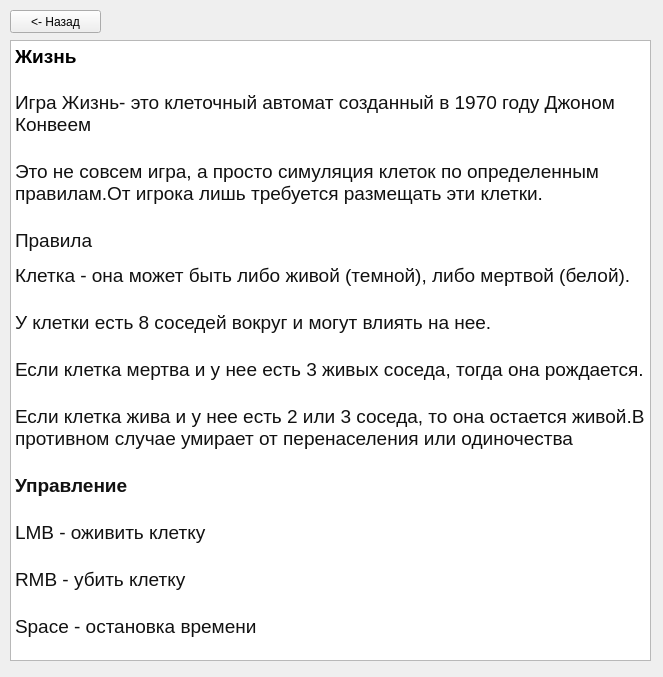
<?xml version="1.0" encoding="UTF-8"?>
<ui version="4.0">
 <class>Form</class>
 <widget class="QWidget" name="Form">
  <property name="geometry">
   <rect>
    <x>0</x>
    <y>0</y>
    <width>663</width>
    <height>677</height>
   </rect>
  </property>
  <property name="windowTitle">
   <string>Form</string>
  </property>
  <widget class="QTextBrowser" name="textBrowser">
   <property name="geometry">
    <rect>
     <x>10</x>
     <y>40</y>
     <width>641</width>
     <height>621</height>
    </rect>
   </property>
   <property name="html">
    <string>&lt;!DOCTYPE HTML PUBLIC &quot;-//W3C//DTD HTML 4.0//EN&quot; &quot;http://www.w3.org/TR/REC-html40/strict.dtd&quot;&gt;
&lt;html&gt;&lt;head&gt;&lt;meta name=&quot;qrichtext&quot; content=&quot;1&quot; /&gt;&lt;style type=&quot;text/css&quot;&gt;
p, li { white-space: pre-wrap; }
&lt;/style&gt;&lt;/head&gt;&lt;body style=&quot; font-family:'MS Shell Dlg 2'; font-size:8.25pt; font-weight:400; font-style:normal;&quot;&gt;
&lt;p style=&quot; margin-top:0px; margin-bottom:0px; margin-left:0px; margin-right:0px; -qt-block-indent:0; text-indent:0px; background-color:#ffffff;&quot;&gt;&lt;span style=&quot; font-size:14pt; font-weight:600; background-color:#ffffff;&quot;&gt;Жизнь&lt;/span&gt;&lt;/p&gt;
&lt;p style=&quot;-qt-paragraph-type:empty; margin-top:0px; margin-bottom:0px; margin-left:0px; margin-right:0px; -qt-block-indent:0; text-indent:0px; font-size:14pt; background-color:#ffffff;&quot;&gt;&lt;br /&gt;&lt;/p&gt;
&lt;p style=&quot; margin-top:0px; margin-bottom:0px; margin-left:0px; margin-right:0px; -qt-block-indent:0; text-indent:0px; background-color:#ffffff;&quot;&gt;&lt;span style=&quot; font-family:'-apple-system,BlinkMacSystemFont,Arial,sans-serif'; font-size:14pt; color:#111111;&quot;&gt;Игра Жизнь- это клеточный автомат созданный в 1970 году Джоном Конвеем&lt;/span&gt;&lt;/p&gt;
&lt;p style=&quot; margin-top:24px; margin-bottom:0px; margin-left:0px; margin-right:0px; -qt-block-indent:0; text-indent:0px; background-color:#ffffff;&quot;&gt;&lt;span style=&quot; font-family:'-apple-system,BlinkMacSystemFont,Arial,sans-serif'; font-size:14pt; color:#111111; background-color:#ffffff;&quot;&gt;Это не совсем игра, а просто симуляция клеток по определенным правилам.От игрока лишь требуется размещать эти клетки.&lt;/span&gt;&lt;/p&gt;
&lt;p style=&quot; margin-top:24px; margin-bottom:0px; margin-left:0px; margin-right:0px; -qt-block-indent:0; text-indent:0px; background-color:#ffffff;&quot;&gt;&lt;span style=&quot; font-family:'Fira Sans,sans-serif'; font-size:14pt; font-weight:496; color:#111111; background-color:#ffffff;&quot;&gt;Правила&lt;/span&gt;&lt;/p&gt;
&lt;p style=&quot; margin-top:12px; margin-bottom:0px; margin-left:0px; margin-right:0px; -qt-block-indent:0; text-indent:0px; background-color:#ffffff;&quot;&gt;&lt;span style=&quot; font-family:'-apple-system,BlinkMacSystemFont,Arial,sans-serif'; font-size:14pt; color:#111111; background-color:#ffffff;&quot;&gt;Клетка - она может быть либо живой (темной), либо мертвой (белой).&lt;/span&gt;&lt;/p&gt;
&lt;p style=&quot; margin-top:24px; margin-bottom:0px; margin-left:0px; margin-right:0px; -qt-block-indent:0; text-indent:0px; background-color:#ffffff;&quot;&gt;&lt;span style=&quot; font-family:'-apple-system,BlinkMacSystemFont,Arial,sans-serif'; font-size:14pt; color:#111111; background-color:#ffffff;&quot;&gt;У клетки есть 8 соседей вокруг и могут влиять на нее.&lt;/span&gt;&lt;/p&gt;
&lt;p style=&quot; margin-top:24px; margin-bottom:0px; margin-left:0px; margin-right:0px; -qt-block-indent:0; text-indent:0px; background-color:#ffffff;&quot;&gt;&lt;span style=&quot; font-family:'-apple-system,BlinkMacSystemFont,Arial,sans-serif'; font-size:14pt; color:#111111; background-color:#ffffff;&quot;&gt;Если клетка мертва и у нее есть 3 живых соседа, тогда она рождается.&lt;/span&gt;&lt;/p&gt;
&lt;p style=&quot; margin-top:24px; margin-bottom:0px; margin-left:0px; margin-right:0px; -qt-block-indent:0; text-indent:0px; background-color:#ffffff;&quot;&gt;&lt;span style=&quot; font-family:'-apple-system,BlinkMacSystemFont,Arial,sans-serif'; font-size:14pt; color:#111111; background-color:#ffffff;&quot;&gt;Если клетка жива и у нее есть 2 или 3 соседа, то она остается живой.В противном случае умирает от перенаселения или одиночества&lt;/span&gt;&lt;/p&gt;
&lt;p style=&quot; margin-top:24px; margin-bottom:0px; margin-left:0px; margin-right:0px; -qt-block-indent:0; text-indent:0px; background-color:#ffffff;&quot;&gt;&lt;span style=&quot; font-family:'-apple-system,BlinkMacSystemFont,Arial,sans-serif'; font-size:14pt; font-weight:600; color:#111111; background-color:#ffffff;&quot;&gt;Управление&lt;/span&gt;&lt;/p&gt;
&lt;p style=&quot; margin-top:24px; margin-bottom:0px; margin-left:0px; margin-right:0px; -qt-block-indent:0; text-indent:0px; background-color:#ffffff;&quot;&gt;&lt;span style=&quot; font-family:'-apple-system,BlinkMacSystemFont,Arial,sans-serif'; font-size:14pt; color:#111111; background-color:#ffffff;&quot;&gt;LMB - оживить клетку&lt;/span&gt;&lt;/p&gt;
&lt;p style=&quot; margin-top:24px; margin-bottom:0px; margin-left:0px; margin-right:0px; -qt-block-indent:0; text-indent:0px; background-color:#ffffff;&quot;&gt;&lt;span style=&quot; font-family:'-apple-system,BlinkMacSystemFont,Arial,sans-serif'; font-size:14pt; color:#111111; background-color:#ffffff;&quot;&gt;RMB - убить клетку&lt;/span&gt;&lt;/p&gt;
&lt;p style=&quot; margin-top:24px; margin-bottom:0px; margin-left:0px; margin-right:0px; -qt-block-indent:0; text-indent:0px; background-color:#ffffff;&quot;&gt;&lt;span style=&quot; font-family:'-apple-system,BlinkMacSystemFont,Arial,sans-serif'; font-size:14pt; color:#111111; background-color:#ffffff;&quot;&gt;Space - остановка времени&lt;/span&gt;&lt;/p&gt;&lt;/body&gt;&lt;/html&gt;</string>
   </property>
  </widget>
  <widget class="QPushButton" name="back_btn">
   <property name="geometry">
    <rect>
     <x>10</x>
     <y>10</y>
     <width>91</width>
     <height>23</height>
    </rect>
   </property>
   <property name="text">
    <string>&lt;- Назад</string>
   </property>
  </widget>
 </widget>
 <resources/>
 <connections/>
</ui>
